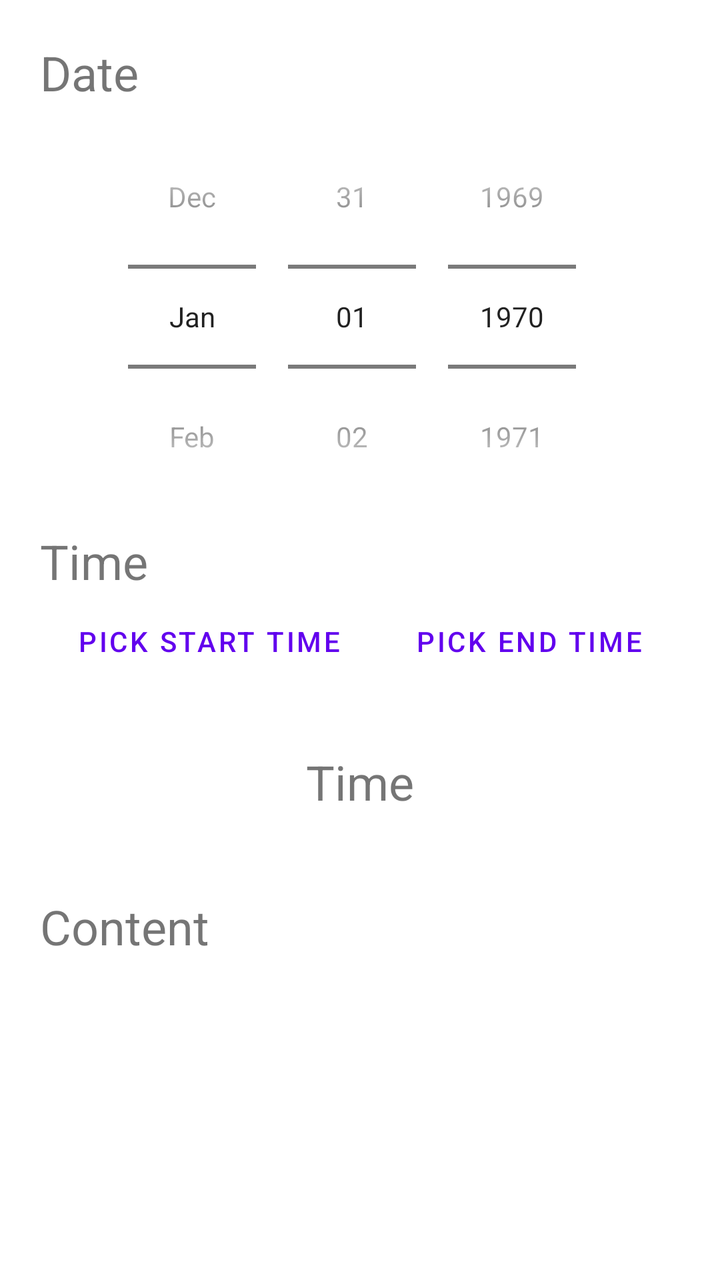
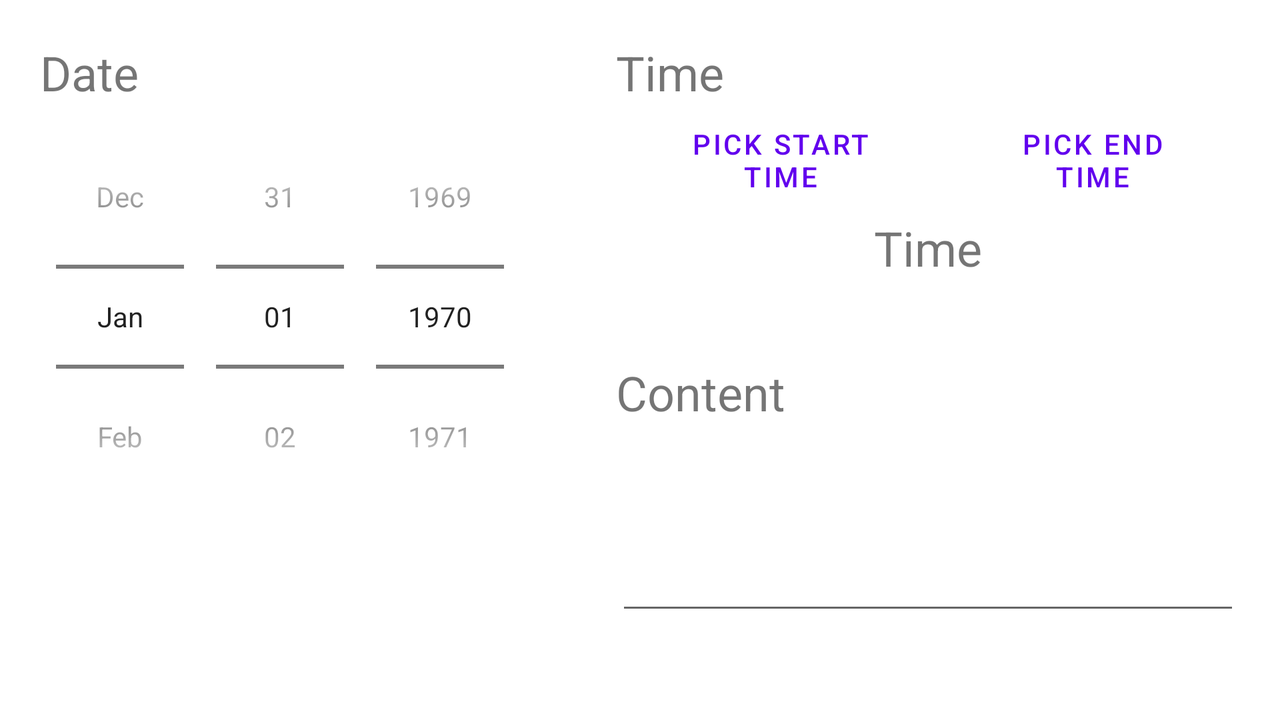

One screen, two layout resources from the same app: the default and the repository's alternative for another configuration. Each is rendered where Android would select it; the XML of both is given below.
<!-- AndroidManifest.xml: application theme Theme.CalendarNotes -->
<!-- res/layout/new_events_section_dialog.xml -->
<?xml version="1.0" encoding="utf-8"?>
<LinearLayout xmlns:android="http://schemas.android.com/apk/res/android"
    android:layout_width="match_parent"
    android:layout_height="match_parent"
    android:orientation="vertical"
    android:padding="20dp">

    <TextView
        android:layout_width="match_parent"
        android:layout_height="wrap_content"
        android:text="@string/date"
        android:textSize="24sp"
        android:labelFor="@+id/datePicker" />

    <DatePicker
        android:id="@+id/datePicker"
        android:layout_width="match_parent"
        android:layout_height="wrap_content"
        android:datePickerMode="spinner"
        android:calendarViewShown="false" />

    <TextView
        android:layout_width="match_parent"
        android:layout_height="wrap_content"
        android:text="@string/time"
        android:textSize="24sp"
        android:labelFor="@+id/timeButtons" />

    <LinearLayout
        android:id="@+id/timeButtons"
        android:layout_width="match_parent"
        android:layout_height="wrap_content">

        <Button
            android:id="@+id/startTimeButton"
            android:layout_weight="1"
            android:layout_width="wrap_content"
            android:layout_height="wrap_content"
            android:layout_marginHorizontal="10dp"
            android:text="@string/pick_start_time"
            style="?android:attr/buttonBarButtonStyle" />

        <Button
            android:id="@+id/endTimeButton"
            android:layout_weight="1"
            android:layout_width="wrap_content"
            android:layout_height="wrap_content"
            android:layout_marginHorizontal="10dp"
            android:text="@string/pick_end_time"
            style="?android:attr/buttonBarButtonStyle" />
    </LinearLayout>

    <TextView
        android:id="@+id/timeText"
        android:layout_width="match_parent"
        android:layout_height="wrap_content"
        android:layout_marginTop="30dp"
        android:text="@string/time"
        android:gravity="center"
        android:textSize="24sp" />

    <TextView
        android:layout_width="match_parent"
        android:layout_height="wrap_content"
        android:layout_marginTop="40dp"
        android:text="@string/content"
        android:textSize="24sp"
        android:labelFor="@+id/contentBox" />

    <EditText
        android:id="@+id/contentBox"
        android:layout_width="match_parent"
        android:layout_height="200dp"
        android:ems="10"
        android:gravity="top|start"
        android:importantForAutofill="no"
        android:inputType="textMultiLine" />
</LinearLayout>
<!-- resources referenced by this layout -->
<resources>
  <string name="content">Content</string>
  <string name="date">Date</string>
  <string name="pick_end_time">Pick End Time</string>
  <string name="pick_start_time">Pick Start Time</string>
  <string name="time">Time</string>
  <style name="Theme.CalendarNotes" parent="Theme.MaterialComponents.DayNight.NoActionBar">
          
          <item name="colorPrimary">@color/purple_500</item>
          <item name="colorPrimaryVariant">@color/purple_700</item>
          <item name="colorOnPrimary">@color/white</item>
          
          <item name="colorSecondary">@color/teal_200</item>
          <item name="colorSecondaryVariant">@color/teal_700</item>
          <item name="colorOnSecondary">@color/black</item>
          
          <item name="android:statusBarColor" tools:targetApi="l">?attr/colorPrimaryVariant</item>
          
      </style>
</resources>
<!-- res/layout-land/new_events_section_dialog.xml (the repository's variant of the layout above) -->
<!-- drawn on the phone turned sideways -->
<?xml version="1.0" encoding="utf-8"?>
<LinearLayout xmlns:android="http://schemas.android.com/apk/res/android"
    android:layout_width="match_parent"
    android:layout_height="match_parent"
    android:orientation="horizontal"
    android:padding="20dp">

    <LinearLayout
        android:layout_width="wrap_content"
        android:layout_height="wrap_content"
        android:orientation="vertical">

        <TextView
            android:layout_width="match_parent"
            android:layout_height="wrap_content"
            android:text="@string/date"
            android:textSize="24sp"
            android:labelFor="@+id/datePicker" />

        <DatePicker
            android:id="@+id/datePicker"
            android:layout_width="match_parent"
            android:layout_height="wrap_content"
            android:datePickerMode="spinner"
            android:calendarViewShown="false" />

    </LinearLayout>

    <LinearLayout
        android:layout_width="wrap_content"
        android:layout_height="wrap_content"
        android:orientation="vertical"
        android:layout_marginStart="40dp">

        <TextView
            android:layout_width="match_parent"
            android:layout_height="wrap_content"
            android:text="@string/time"
            android:textSize="24sp"
            android:labelFor="@+id/timeButtons" />

        <LinearLayout
            android:id="@+id/timeButtons"
            android:layout_width="match_parent"
            android:layout_height="wrap_content">

            <Button
                android:id="@+id/startTimeButton"
                android:layout_weight="1"
                android:layout_width="wrap_content"
                android:layout_height="wrap_content"
                android:layout_marginHorizontal="10dp"
                android:text="@string/pick_start_time"
                style="?android:attr/buttonBarButtonStyle" />

            <Button
                android:id="@+id/endTimeButton"
                android:layout_weight="1"
                android:layout_width="wrap_content"
                android:layout_height="wrap_content"
                android:layout_marginHorizontal="10dp"
                android:text="@string/pick_end_time"
                style="?android:attr/buttonBarButtonStyle" />
        </LinearLayout>

        <TextView
            android:id="@+id/timeText"
            android:layout_width="match_parent"
            android:layout_height="wrap_content"
            android:text="@string/time"
            android:gravity="center"
            android:textSize="24sp" />

        <TextView
            android:layout_width="match_parent"
            android:layout_height="wrap_content"
            android:layout_marginTop="40dp"
            android:text="@string/content"
            android:textSize="24sp"
            android:labelFor="@+id/contentBox" />

        <EditText
            android:id="@+id/contentBox"
            android:layout_width="match_parent"
            android:layout_height="100dp"
            android:ems="10"
            android:gravity="top|start"
            android:importantForAutofill="no"
            android:inputType="textMultiLine" />

    </LinearLayout>

</LinearLayout>
